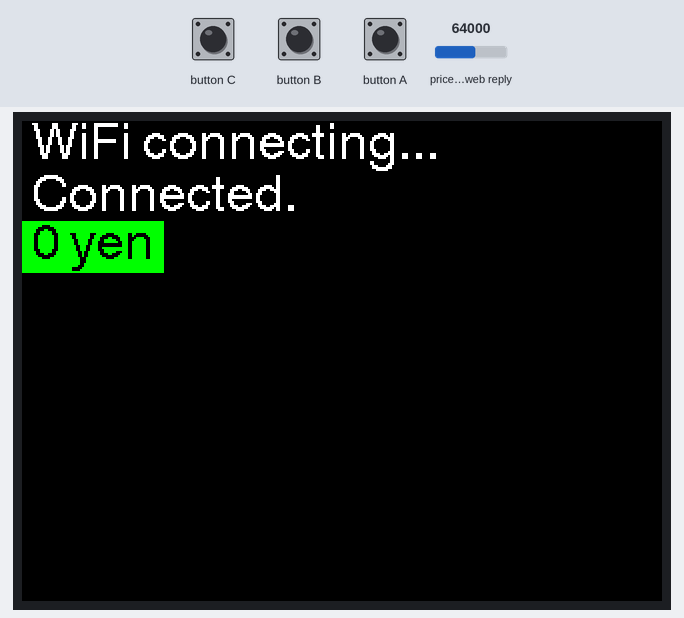
This sketch was run on a simulated ESP32. Shown: 320×240 colour display. Inputs (shaded band) come from the test bench; at power-on: price in the web reply 64000. WiFi joins after 1.5 s; servers stay silent unless stated; web services answer with replies made up by the test bench.

Above: at 2.0 s.

The sketch:

M5StackBitview.ino
```cpp
#include <M5Stack.h>
#include "ArduinoJson.h"
#include <WiFi.h>
#include <HTTPClient.h>

// WIFI設定
const char *ssid = "xxxxxxx";
const char *password = "xxxxxxx";
// ビットコイン値段取得
const char *apiServer = "https://api.coindesk.com/v1/bpi/currentprice/JPY.json";

double bitcoin = 0.00538737;   // 所有ビットコイン

void setup() {
	// put your setup code here, to run once:
	M5.begin();
	M5.Lcd.fillScreen(0);       // 表示クリア
	M5.Lcd.setTextFont(4);      // フォント
	M5.Lcd.setTextColor(WHITE, BLACK);
	M5.Lcd.println(" WiFi connecting...");

	// WiFi接続
	WiFi.begin(ssid, password);
	int i = 0;
	while(WiFi.status() != WL_CONNECTED){
		delay(100);
		i++;
		if(i>100){  // 10secタイムアウト
			M5.Lcd.setTextColor(BLACK, RED);
			M5.Lcd.println(" ERROR : cannot connect to WiFi. ");
			break;
		}
	}
	// WiFi接続成功
	if(i <= 100){
		M5.Lcd.println(" Connected.");
	}

}

void loop() {
	// put your main code here, to run repeatedly:
	if((WiFi.status() == WL_CONNECTED)){
		HTTPClient http;

		// HTTP接続開始
		http.begin(apiServer);

		// リクエスト作成
		int httpCode = http.GET();

		// 返信
		if(httpCode > 0){
			// 応答取得
			String payload = http.getString();
			// json用メモリ確保
			DynamicJsonDocument doc(1024);
			// ペイロードをjson変換
			deserializeJson(doc, payload);
			JsonObject obj = doc.as<JsonObject>();
			// bpi.JPY
			JsonObject result = obj[String("bpi")][String("JPY")];
			// ビットコイン表示更新
			double rate = result[String("rate_float")];
			M5.Lcd.setCursor(0, 50);
			M5.Lcd.setTextColor(BLACK, GREEN);
			M5.Lcd.printf(" %d yen ", (int)(bitcoin * rate));
		}
		else{
			M5.Lcd.setTextColor(BLACK, RED);
			M5.Lcd.printf(" HTTP request error! ");
			//return;
		}
		M5.update();

		http.end();
		delay(5000);
	}
}
```
